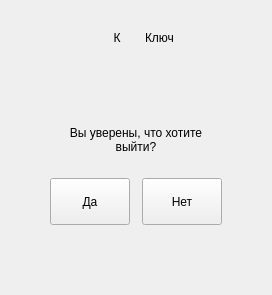
       <widget class="QWidget" name="logoutConfirmPage">
        <layout class="QVBoxLayout" name="logoutConfirmLayout">
         <property name="spacing">
          <number>20</number>
         </property>
         <property name="leftMargin">
          <number>20</number>
         </property>
         <property name="topMargin">
          <number>20</number>
         </property>
         <property name="rightMargin">
          <number>20</number>
         </property>
         <property name="bottomMargin">
          <number>20</number>
         </property>
         <item>
          <layout class="QHBoxLayout" name="logoutConfirmBrandLayout">
           <property name="spacing">
            <number>10</number>
           </property>
           <property name="leftMargin">
            <number>0</number>
           </property>
           <property name="topMargin">
            <number>0</number>
           </property>
           <property name="rightMargin">
            <number>0</number>
           </property>
           <property name="bottomMargin">
            <number>0</number>
           </property>
           <item>
            <spacer name="logoutConfirmBrandLeftSpacer">
             <property name="orientation">
              <enum>Qt::Horizontal</enum>
             </property>
             <property name="sizeType">
              <enum>QSizePolicy::Expanding</enum>
             </property>
             <property name="sizeHint" stdset="0">
              <size>
               <width>0</width>
               <height>0</height>
              </size>
             </property>
            </spacer>
           </item>
           <item>
            <widget class="QLabel" name="logoutConfirmBrandMark">
             <property name="minimumSize">
              <size>
               <width>36</width>
               <height>36</height>
              </size>
             </property>
             <property name="maximumSize">
              <size>
               <width>36</width>
               <height>36</height>
              </size>
             </property>
             <property name="text">
              <string>К</string>
             </property>
             <property name="alignment">
              <set>Qt::AlignCenter</set>
             </property>
            </widget>
           </item>
           <item>
            <widget class="QLabel" name="logoutConfirmBrandName">
             <property name="text">
              <string>Ключ</string>
             </property>
            </widget>
           </item>
           <item>
            <spacer name="logoutConfirmBrandRightSpacer">
             <property name="orientation">
              <enum>Qt::Horizontal</enum>
             </property>
             <property name="sizeType">
              <enum>QSizePolicy::Expanding</enum>
             </property>
             <property name="sizeHint" stdset="0">
              <size>
               <width>0</width>
               <height>0</height>
              </size>
             </property>
            </spacer>
           </item>
          </layout>
         </item>
         <item>
          <widget class="QFrame" name="logoutConfirmCard">
           <property name="frameShape">
            <enum>QFrame::NoFrame</enum>
           </property>
           <layout class="QVBoxLayout" name="logoutConfirmCardLayout">
            <property name="spacing">
             <number>24</number>
            </property>
            <property name="leftMargin">
             <number>30</number>
            </property>
            <property name="topMargin">
             <number>30</number>
            </property>
            <property name="rightMargin">
             <number>30</number>
            </property>
            <property name="bottomMargin">
             <number>30</number>
            </property>
            <item>
             <spacer name="logoutConfirmTopSpacer">
              <property name="orientation">
               <enum>Qt::Vertical</enum>
              </property>
              <property name="sizeHint" stdset="0">
               <size>
                <width>0</width>
                <height>20</height>
               </size>
              </property>
             </spacer>
            </item>
            <item>
             <widget class="QLabel" name="logoutConfirmLabel">
              <property name="text">
               <string>Вы уверены, что хотите выйти?</string>
              </property>
              <property name="textFormat">
               <enum>Qt::PlainText</enum>
              </property>
              <property name="alignment">
               <set>Qt::AlignCenter</set>
              </property>
              <property name="wordWrap">
               <bool>true</bool>
              </property>
             </widget>
            </item>
            <item>
             <layout class="QHBoxLayout" name="logoutConfirmButtonsLayout" stretch="1,1">
              <property name="spacing">
               <number>12</number>
              </property>
              <item>
               <widget class="QPushButton" name="confirmLogoutYesButton">
                <property name="minimumSize">
                 <size>
                  <width>0</width>
                  <height>47</height>
                 </size>
                </property>
                <property name="maximumSize">
                 <size>
                  <width>16777215</width>
                  <height>47</height>
                 </size>
                </property>
                <property name="cursor">
                 <cursorShape>PointingHandCursor</cursorShape>
                </property>
                <property name="text">
                 <string>Да</string>
                </property>
                <property name="accessibleName">
                 <string>Да</string>
                </property>
                <property name="autoDefault">
                 <bool>false</bool>
                </property>
               </widget>
              </item>
              <item>
               <widget class="QPushButton" name="confirmLogoutNoButton">
                <property name="minimumSize">
                 <size>
                  <width>0</width>
                  <height>47</height>
                 </size>
                </property>
                <property name="maximumSize">
                 <size>
                  <width>16777215</width>
                  <height>47</height>
                 </size>
                </property>
                <property name="cursor">
                 <cursorShape>PointingHandCursor</cursorShape>
                </property>
                <property name="text">
                 <string>Нет</string>
                </property>
                <property name="accessibleName">
                 <string>Нет</string>
                </property>
                <property name="autoDefault">
                 <bool>false</bool>
                </property>
               </widget>
              </item>
             </layout>
            </item>
            <item>
             <spacer name="logoutConfirmBottomSpacer">
              <property name="orientation">
               <enum>Qt::Vertical</enum>
              </property>
              <property name="sizeHint" stdset="0">
               <size>
                <width>0</width>
                <height>20</height>
               </size>
              </property>
             </spacer>
            </item>
           </layout>
          </widget>
         </item>
        </layout>
       </widget>
